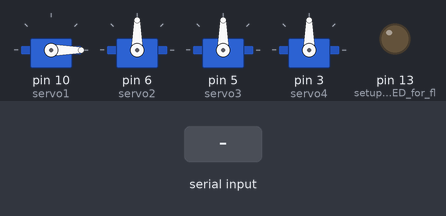
This sketch was run on a simulated Arduino Uno, built with avr-gcc and run on an emulated ATmega328P. Parts: 4 × servo, output pins drawn as LEDs (lit = HIGH). Inputs (shaded band) come from the test bench. What the sketch prints to the serial monitor is not drawn.

Above: at 2.9 s.
3.0 s: "<LED,1>" received over Serial
At 4.4 s:
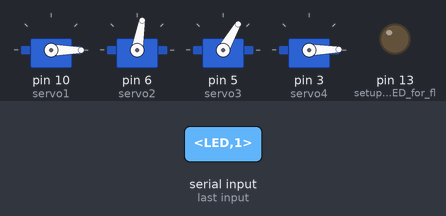
4.8 s: "<90,45,200>" received over Serial
At 5.9 s:
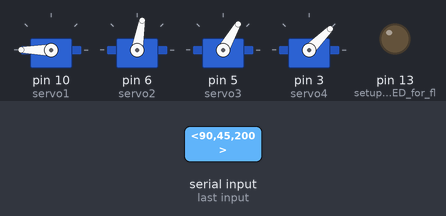
6.3 s: "<LED,150>" received over Serial
At 7.1 s:
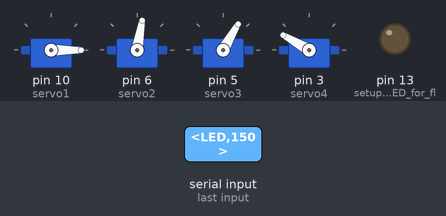
8.0 s: "<LED>" received over Serial
At 9.3 s:
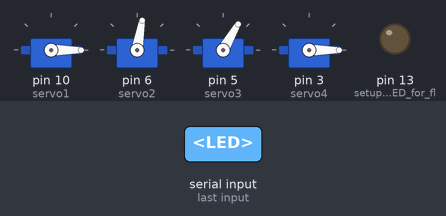
9.6 s: "<90,45>" received over Serial
At 10.8 s:
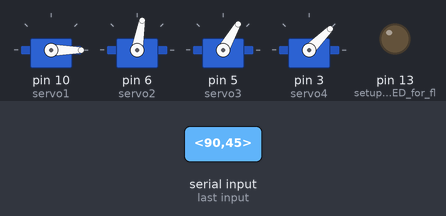
11.1 s: "<30,150,10,200>" received over Serial
At 12.5 s:
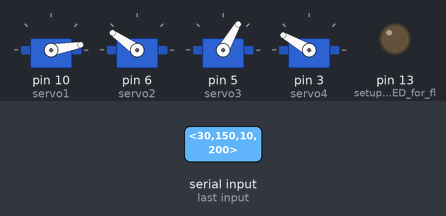
Timing chart, 0 to 13.6 s (numbered marks = the images above; inputs shaded):
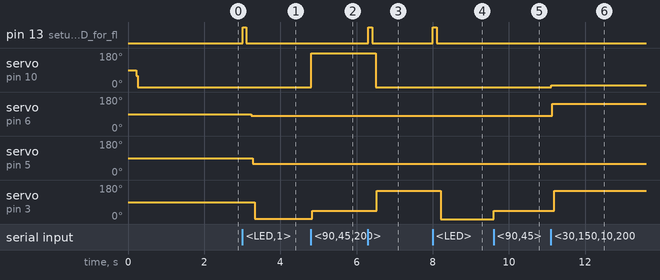

Measured:
- after the input at 3.0 s, pin 13 (setup_built_in_LED_for_fl): LOW → HIGH at once, → LOW 0.10 s later; servo on pin 6 (servo2): 90° → 80° after 0.23 s; servo on pin 5 (servo3): 90° → 60° after 0.28 s; servo on pin 3 (servo4): 90° → 1° after 0.33 s
- after the input at 4.8 s, servo on pin 10 (servo1): 0° → 180° at once; servo on pin 3 (servo4): 1° → 45° at once
- after the input at 6.3 s, pin 13 (setup_built_in_LED_for_fl): LOW → HIGH at once, → LOW 0.10 s later; servo on pin 10 (servo1): 180° → 0° after 0.21 s; servo on pin 3 (servo4): 45° → 150° after 0.24 s
- after the input at 8.0 s, pin 13 (setup_built_in_LED_for_fl): LOW → HIGH at once, → LOW 0.10 s later; servo on pin 3 (servo4): 150° → 0° after 0.21 s
- after the input at 9.6 s, servo on pin 3 (servo4): 0° → 45° at once
- after the input at 11.1 s, servo on pin 10 (servo1): 0° → 10° at once; servo on pin 6 (servo2): 80° → 145° at once; servo on pin 3 (servo4): 45° → 150° after 0.09 s

The sketch:

serialcomscopy.ino
```cpp
/*

   IMPORTANT: This program receives data over the serial monitor. This data must be in the form of:
   "<HelloWorld,10.0,90.7,81.5,80.0,1000,2000,1000,1000>"
   Where this is the equivalent of <string, float, float, float, float, int, int, int, int>
   This is interpreted as <instruction, jointAngleEE (degrees), jointAngle1, jointAngle2, jointAngle3, movementTimeEE (milli seconds), movementTime1, movementTime2, movementTime3>

*/
/* * * * * * * * * * * * * * * * * * * * * * * * * * * * * * * * * * * * * * * * *
  Library Includes.                                                              *
* * * * * * * * * * * * * * * * * * * * * * * * * * * * * * * * * * * * * * * * */

// include these libraries for using the servo add on board. Taken from servo example code
#include <Arduino.h>
#include <Servo.h>
#include "ServoEasing.h"

/* * * * * * * * * * * * * * * * * * * * * * * * * * * * * * * * * * * * * * * * *
  Definitions                                                                    *
* * * * * * * * * * * * * * * * * * * * * * * * * * * * * * * * * * * * * * * * */
#define VERSION "3.1"
const int SERVO1MAX = 180;
const int SERVO1MIN = 0;
const int SERVO2MAX = 145;
const int SERVO2MIN =  80;
const int SERVO3MAX = 120;
const int SERVO3MIN = 60;
const int SERVOEEMAX = 120;
const int SERVOEEMIN = 60;

/* * * * * * * * * * * * * * * * * * * * * * * * * * * * * * * * * * * * * * * * *
  Instantiating Servos                                                           *
* * * * * * * * * * * * * * * * * * * * * * * * * * * * * * * * * * * * * * * * */
ServoEasing servo1;
ServoEasing servo2;
ServoEasing servo3;
ServoEasing servo4;

/* * * * * * * * * * * * * * * * * * * * * * * * * * * * * * * * * * * * * * * * *
  Variables                                                                      *
* * * * * * * * * * * * * * * * * * * * * * * * * * * * * * * * * * * * * * * * */

//-------- Variables for receiving serial data -------------
const byte buffSize = 40;
char inputBuffer[buffSize];
const char startMarker = '<';
const char endMarker = '>';
byte bytesRecvd = 0;
boolean readInProgress = false;
boolean newDataFromPC = false;
char messageFromPC[buffSize] = {0};

// -------- Variables to hold time -------------
unsigned long curMillis; // Variable for current time
//unsigned long general_timer;

// -------- Variables to hold the parsed data -------------
float floatFromPC0 = 90.0; // initial values are mid range for joint angles
float floatFromPC1 = 90.0;
float floatFromPC2 = 90.0;
float floatFromPC3 = 90.0;
int intFromPC0 = 1000; // inital values are acceptable movement times
int intFromPC1 = 1000;
int intFromPC2 = 1000;
int intFromPC3 = 1000;
float last_servoAngle_q1 = floatFromPC1; // initial values are mid range for joint angles
float last_servoAngle_q2 = floatFromPC2;
float last_servoAngle_q3 = intFromPC3;
float last_servoAngle_EE = floatFromPC0;


/* * * * * * * * * * * * * * * * * * * * * * * * * * * * * * * * * * * * * * * * *
  START OF PROGRAM (Setup)                                                       *
* * * * * * * * * * * * * * * * * * * * * * * * * * * * * * * * * * * * * * * * */

void setup() {
  //flash LED so we know we are alive
  blinkLED();

  //Setup pins
  pinMode(LED_BUILTIN, OUTPUT); // setup built in LED for flashing

  //Begin serial communications
  Serial.begin(9600);

  //Wait for serial communications to start before continuing
  while (!Serial); //delay for Leonardo

  // Just to know which program is running on my Arduino
  Serial.println(F("START " __FILE__ "\r\nVersion " VERSION " from " __DATE__));

  //Attach servo to pin
  servo1.attach(10);
  servo2.attach(6);
  servo3.attach(5);
  servo4.attach(3);

  //Default positions for servos
   servo1.startEaseTo(0,1500);
   servo2.startEaseTo(90,1500);
   servo3.startEaseTo(90, 1500);
   servo4.startEaseTo(90, 1500);


  // Just wait for servos to reach position
  delay(1500); // delay() is OK in setup as it only happens once

  // tell the PC we are ready
  Serial.println("<Arduino is ready>");

}

/* * * * * * * * * * * * * * * * * * * * * * * * * * * * * * * * * * * * * * * * *
  MAIN PROGRAM (Loop)                                                            *
* * * * * * * * * * * * * * * * * * * * * * * * * * * * * * * * * * * * * * * * */

void loop() {
  // This part of the loop for the serial communication is not inside a timer -> it happens very quickly
  curMillis = millis(); // get current time
  getDataFromPC(); // receive data from PC and save it into inputBuffer

  // need if statement -> flag to say if new data is available
  if (newDataFromPC == true)
  {
    processMessageFromPC(); // Processes text message from PC
    actionInstructionsFromPC(); // Arrange for things to move, beep, light up
    replyToPC(); // Reply to PC
  }


}


/* * * * * * * * * * * * * * * * * * * * * * * * * * * * * * * * * * * * * * * * *
              FUNCTIONS FOR MAKING THINGS MOVE OR LIGHT UP OR BEEP!              *
* * * * * * * * * * * * * * * * * * * * * * * * * * * * * * * * * * * * * * * * */

//~~~~~~~~~~~~~Fuction: Blink LED~~~~~~~~~~~~~~~~~~~~~~~~~~~~~~~~~~~~~~~~~~~~~~~~

void blinkLED() {
  digitalWrite(LED_BUILTIN, HIGH);
  delay(100);
  digitalWrite(LED_BUILTIN, LOW);
  delay(100);
}

//~~~~~~~~~~~~~~~~~~~~~~~~~~~~~~~~~~~~~~~~~~~~~~~~~~~~~~~~~~~~~~~~~~~~~~~~~~~~~~~~

//~~~~~~~~~~~~~Fuction: Action the instructions from the PC~~~~~~~~~~~~~~~~~~~~~~~

void actionInstructionsFromPC() {
  //Local variables
  // -- joint angles
  float servoAngle_q1 = floatFromPC1;
  float servoAngle_q2 = floatFromPC2;
  float servoAngle_q3 = floatFromPC3;
  float servoAngle_EE = floatFromPC0;
  // -- joint speeds
  int servoTime_q1 = intFromPC1;
  int servoTime_q2 = intFromPC2;
  int servoTime_q3 = intFromPC3;
  int servoTime_EE = intFromPC0;


  // Check if the joint angle has changed!
  if (servoAngle_q1 != last_servoAngle_q1) {
    Serial.println(F("Servo 1 moving to position using interrupts"));
    if (servoAngle_q1<SERVO1MIN){
      servo1.write(SERVO1MIN);
    }
    else if (servoAngle_q1>SERVO1MAX){
      servo1.write(SERVO1MAX);
    }
    else {
    servo1.write(servoAngle_q1);
    }
  }

  if (servoAngle_q2 != last_servoAngle_q2) {
    Serial.println(F("Servo 2 moving to position using interrupts"));
    if (servoAngle_q2<SERVO2MIN){
      servo2.write(SERVO2MIN);
    }
    else if (servoAngle_q2>SERVO2MAX){
      servo2.write(SERVO2MAX);
    }
    else {
    servo2.write(servoAngle_q2);
    }
  }

  if (servoAngle_q3 != last_servoAngle_q3) {
    Serial.println(F("Servo 3 moving to position using interrupts"));
    if (servoAngle_q3<SERVO3MIN){
      servo3.write(SERVO3MIN);
    }
    else if (servoAngle_q3>SERVO3MAX){
      servo3.write(SERVO3MAX);
    }
    else {
    servo3.write(servoAngle_q3);
    }
  }

  if (servoAngle_EE != last_servoAngle_EE) {
    Serial.println(F("Servo EE moving to position using interrupts"));
    servo4.write(servoAngle_EE);
  }

  // Store current joint angle
  last_servoAngle_q1 = servoAngle_q1;
  last_servoAngle_q2 = servoAngle_q2;
  last_servoAngle_q3 = servoAngle_q3;
  last_servoAngle_EE = servoAngle_EE;

}

//~~~~~~~~~~~~~~~~~~~~~~~~~~~~~~~~~~~~~~~~~~~~~~~~~~~~~~~~~~~~~~~~~~~~~~~~~~~~~~~~


/* * * * * * * * * * * * * * * * * * * * * * * * * * * * * * * * * * * * * * * * *
              FUNCTIONS FOR RECEIVING DATA VIA SERIAL MONITOR                    *
* * * * * * * * * * * * * * * * * * * * * * * * * * * * * * * * * * * * * * * * */

//~~~~~~~~~~~~~Fuction: Receive data with start and end markers~~~~~~~~~~~~~~~~~~

void getDataFromPC() {

  // This function receives data from PC and saves it into inputBuffer

  if (Serial.available() > 0 && newDataFromPC == false) {

    char x = Serial.read();

    // the order of these IF clauses is significant

    if (x == endMarker) {
      readInProgress = false;
      newDataFromPC = true;
      inputBuffer[bytesRecvd] = 0;
      parseData();
    }

    if (readInProgress) {
      inputBuffer[bytesRecvd] = x;
      bytesRecvd ++;
      if (bytesRecvd == buffSize) {
        bytesRecvd = buffSize - 1;
      }
    }

    if (x == startMarker) {
      bytesRecvd = 0;
      readInProgress = true;
    }
  }
}

//~~~~~~~~~~~~~~~~~~~~~~~~~~~~~~~~~~~~~~~~~~~~~~~~~~~~~~~~~~~~~~~~~~~~~~~~~~~~~~~~

//~~~~~~~~~~~~~Fuction: Split data into known component parts~~~~~~~~~~~~~~~~~~

void parseData() {

  // split the data into its parts

  char * strtokIndx; // this is used by strtok() as an index

  strtokIndx = strtok(inputBuffer, ",");     // get the first part - the string
  strcpy(messageFromPC, strtokIndx); // copy it to messageFromPC

  strtokIndx = strtok(NULL, ","); // this continues where the previous call left off
  floatFromPC0 = atof(strtokIndx);     // convert this part to a float -> to convert to an integer we would use atoi

  strtokIndx = strtok(NULL, ",");
  floatFromPC1 = atof(strtokIndx);     // convert this part to a float

  strtokIndx = strtok(NULL, ",");
  floatFromPC2 = atof(strtokIndx);     // convert this part to a float

  strtokIndx = strtok(NULL, ",");
  floatFromPC3 = atof(strtokIndx);     // convert this part to a float

  strtokIndx = strtok(NULL, ",");
  intFromPC0 = atoi(strtokIndx);     // convert this part to a int

  strtokIndx = strtok(NULL, ",");
  intFromPC1 = atoi(strtokIndx);     // convert this part to a int

  strtokIndx = strtok(NULL, ",");
  intFromPC2 = atoi(strtokIndx);     // convert this part to a int

  strtokIndx = strtok(NULL, ",");
  intFromPC3 = atoi(strtokIndx);     // convert this part to a int

}

//~~~~~~~~~~~~~~~~~~~~~~~~~~~~~~~~~~~~~~~~~~~~~~~~~~~~~~~~~~~~~~~~~~~~~~~~~~~~~~~~

//~~~~~~~~~~~~~Fuction: Send message back to PC~~~~~~~~~~~~~~~~~~~~~~~~~~~~~~~~~


void replyToPC() {

  if (newDataFromPC) {
    newDataFromPC = false;
    Serial.print(F("<Msg "));
    Serial.print(messageFromPC);
    Serial.print(F(" floatFromPC0 "));
    Serial.print(floatFromPC0);
    Serial.print(F(" floatFromPC1 "));
    Serial.print(floatFromPC1);
    Serial.print(F(" floatFromPC2 "));
    Serial.print(floatFromPC2);
    Serial.print(F(" floatFromPC3 "));
    Serial.print(floatFromPC3);
    Serial.print(F(" intFromPC0 "));
    Serial.print(intFromPC0);
    Serial.print(F(" intFromPC1 "));
    Serial.print(intFromPC1);
    Serial.print(F(" intFromPC2 "));
    Serial.print(intFromPC2);
    Serial.print(F(" intFromPC3 "));
    Serial.print(intFromPC3);
    Serial.print(F(" Time "));
    Serial.print(curMillis / 1000); // divide by 512 is approx = half-seconds
    Serial.println(F(">"));
  }
}

//~~~~~~~~~~~~~~~~~~~~~~~~~~~~~~~~~~~~~~~~~~~~~~~~~~~~~~~~~~~~~~~~~~~~~~~~~~~~~~~~

//~~~~~~~~~~~~~Fuction: Process the string message from the PC~~~~~~~~~~~~~~~~~~~~


void processMessageFromPC() {

  // this illustrates using different inputs to call different functions
  // strcmp compares two strings and returns zero if the strings are equal

  if (strcmp(messageFromPC, "LED") == 0) {
    blinkLED();
  }

}

//~~~~~~~~~~~~~~~~~~~~~~~~~~~~~~~~~~~~~~~~~~~~~~~~~~~~~~~~~~~~~~~~~~~~~~~~~~~~~~~~
```
